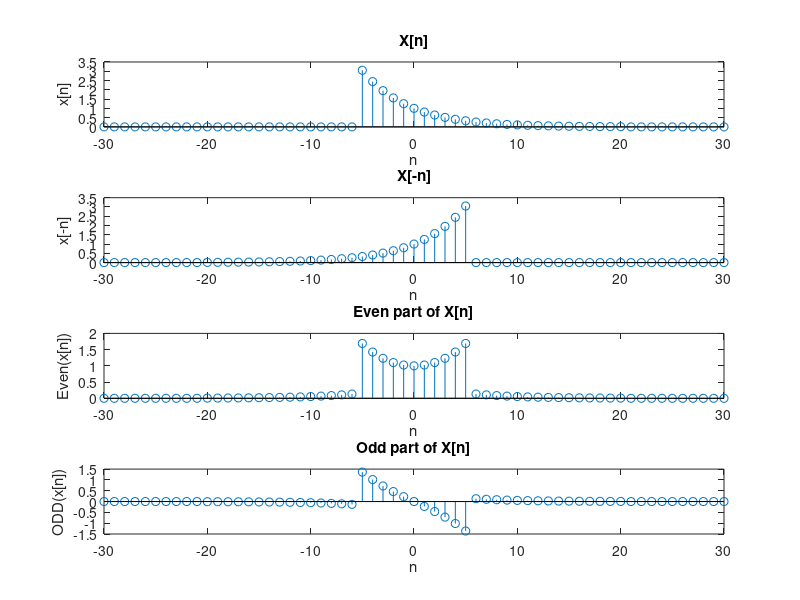

MATLAB code for this plot:
%Assignment 1: Even and odd parts of a signal
clc
clear
% a) Defines a signal X[n]
n = -30 : 30;                                   % Plotting curves in range from -30 to 30 
X=0.8.^(n).*((n>=-5)&(n<=20));                  % Define X[n]
% b) Finding x[-n],then the even &  odd parts of x[n]
% Even part = (X[n]+X[-n])/2
% Odd part = (X[n]-X[-n])/2
Neg_X=0.8.^(-n).*((n>=-20)&(n<=5));             % Define X[-n]
e=0.5* (X + Neg_X);                             % Define Even part of X[n] 
o=0.5* (X - Neg_X);                             % Define Odd part of X[n]
% c) Sketch x[n] & x[-n], even part of x[n] & odd  part of x[n]
% stem is used to Plot discrete sequence data
% subplot is used to Create axes in tiled positions
% Sketch X[n]
subplot(4,1,1)
stem(n,X)
title('X[n]');
xlabel('n')
ylabel('x[n]')
% Sketch X[-n]
subplot(4,1,2)
stem(n,Neg_X)
title('X[-n]');
xlabel('n')
ylabel('x[-n]')
% Sketch Even X[n]
subplot(4,1,3)
stem(n,e)
title('Even part of X[n]');
xlabel('n')
ylabel('Even(x[n])')
% Sketch Odd X[n]
subplot(4,1,4)
stem(n,o)
title('Odd part of X[n]');
xlabel('n')
ylabel('ODD(x[n])')

